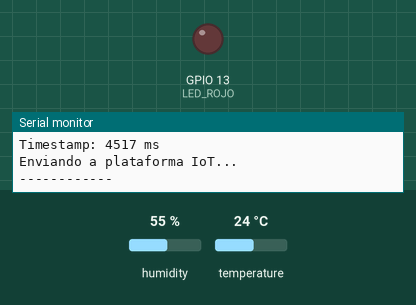
This program was run on a simulated ESP32. Parts: output pins drawn as LEDs (lit = HIGH), the last lines printed to the serial monitor. Inputs (shaded band) come from the test bench; at power-on: temperature 24 °C, humidity 55 %. WiFi joins after 1.5 s; servers stay silent unless stated.

Above: at 5.7 s.
5.8 s: temperature set to 31.7 °C
11.4 s: temperature set to 32.9 °C
At 15.1 s:
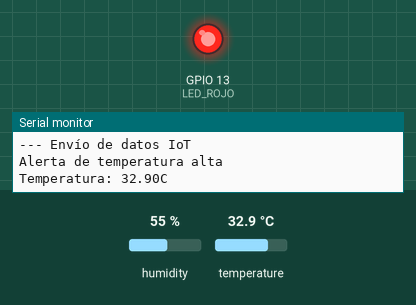
17.0 s: temperature set to 12 °C
At 20.7 s:
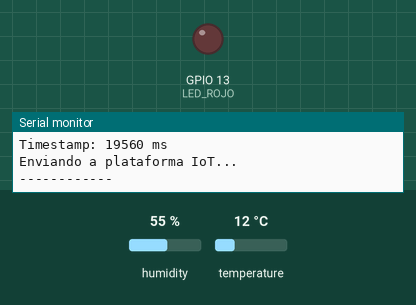
22.6 s: temperature set to 33 °C
At 24.9 s:
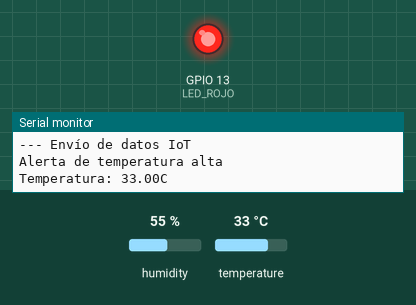
Timing chart, 0 to 26.4 s (numbered marks = the images above; inputs shaded):
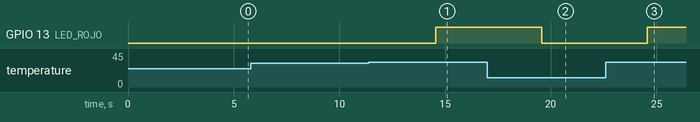

Measured:
- the behaviour switches between 32 and 32.1 °C on temperature (found by bisection; images 0 and 1)
- after the input at 11.4 s, GPIO 13 (LED_ROJO): LOW → HIGH after 3.1 s
- after the input at 17.0 s, GPIO 13 (LED_ROJO): HIGH → LOW after 2.6 s
- after the input at 22.6 s, GPIO 13 (LED_ROJO): LOW → HIGH after 2.0 s

The program:

main.cpp
```cpp
#include <Arduino.h>
#include <DHTesp.h>
#include <WiFi.h>

const int DHT_PIN = 15;
DHTesp dhtSensor;

//Configuración del WiFi(Wokwi)
const char* ssid = "Wokwi-GUEST";
const char* password = "";

const int LED_ROJO = 13;
const int TEMPERATURA_MAX = 32;
void setup() {
  Serial.begin(115200);
  delay(1000);

  pinMode(LED_ROJO, OUTPUT);

  Serial.println("=== reto: led de emergencia cuando pasa los 32 grados y envío de la emergencia por wifi ===\n");
  //Configuración del sensor en el pin 15
  dhtSensor.setup(DHT_PIN, DHTesp::DHT22);
  //pausa para estabilizar
  delay(2000);
  //Conexión WiFi
  Serial.print("Conectando a WiFi: ");
  Serial.println(ssid);
  WiFi.begin(ssid, password);
  int intentos = 0;
  while(WiFi.status()!=WL_CONNECTED&&intentos<20){
    delay(500);
    Serial.print(".");
    intentos++;
  }
  if(WiFi.status()==WL_CONNECTED){
    Serial.println("\n👍¡Conectado a WiFi!");
    Serial.print("IP: ");
    Serial.println(WiFi.localIP());
  }else{
    Serial.println("\n ⚠️No se pudo conectar al WiFi");
  }
  Serial.println("\nEnviando datos simulados a la nube... \n");
}

void loop() {
  //Leer temperatura y humedad
  TempAndHumidity data = dhtSensor.getTempAndHumidity();
  float temperatura = data.temperature;
  float humedad = data.humidity;

  //Verificar si la lectura fué exitosa
  if(isnan(temperatura) || isnan(humedad)){
    Serial.println("Error al leer el sensor DHT22");
  }else{
    //Formato simulado de envío IoT (como a ThingSpeak, MQTT, etc.)
    if(temperatura<=TEMPERATURA_MAX){
      Serial.println("--- Envío de datos IoT");
      Serial.print("Temperatura: ");
      Serial.print(temperatura, 1);
      Serial.println("C");
      Serial.print("Humedad: ");
      Serial.print(humedad, 1);
      Serial.println("%");
      Serial.printf("Timestamp: %lu ms\n", millis());
      Serial.println("Enviando a plataforma IoT...");
      Serial.println("------------\n");
      digitalWrite(LED_ROJO, LOW);
    }else{
      Serial.println("--- Envío de datos IoT");
      Serial.println("Alerta de temperatura alta");
      Serial.print("Temperatura: ");
      Serial.print(temperatura);
      Serial.println("C");
      digitalWrite(LED_ROJO, HIGH);
    }
  }
  //Enviar cada 5 segundos
  delay(5000);
}
```
